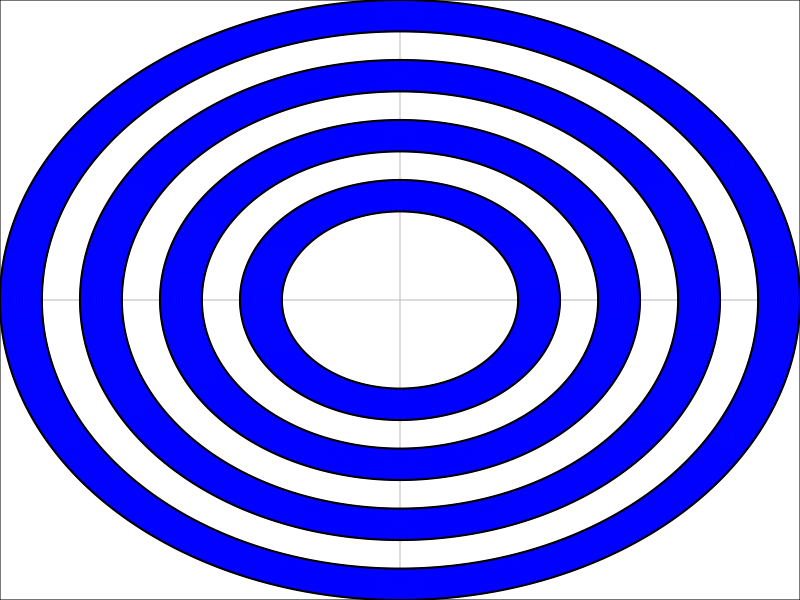

R code for this plot:


# https://www.amazon.com/dp/B077X95LRZ/ref=psdc_2314207011_t2_B016O47134?th=1
# https://www.menards.com/main/tools-hardware/sheet-metal-rods/hillman-reg-aluminum-round-tubes/11395/p-1444432418537.htm

#setwd("C:/dev/LEDclock")

#pdf("rpi_clock.pdf")
d = 0.7957748
png("rpi_clock.png",units="in",width=12.0*d, height=12.0*d, res=600)

lim = .5*d
par(oma=c(0, 0, 0, 0))
par(mar=c(0, 0, 0, 0))
plot(0,type="n",main="",xlab="",ylab="",ylim=c(-lim,lim),xlim=c(-lim,lim),col="white",yaxt="n",xaxt="n", xaxs="i", yaxs="i")
# axis(2, axTicks(2), format(axTicks(2), scientific = F,big.mark=',')) 

abline(h=0,col="gray")
abline(v=0,col="gray")

thickness = .5/12 # half inch

theta = seq(0,2*pi,length.out = 1000)

tube = function(c){
  r = c/pi/2
  for(i in seq(r-thickness,r,length.out=100)) lines(i*cos(theta),i*sin(theta),col = "blue")
  lines(r*cos(theta),r*sin(theta),lwd=2)
  lines((r-thickness)*cos(theta),(r-thickness)*sin(theta),lwd=2)
  return(r)
}

#lines((5.5/12.0)*cos(theta),(5.5/12.0)*sin(theta),lwd=3) # outer edge of the base board
tube(2.5)
tube(2)
tube(1.5)
tube(1)

2.5+2+1.5+1
dev.off()
